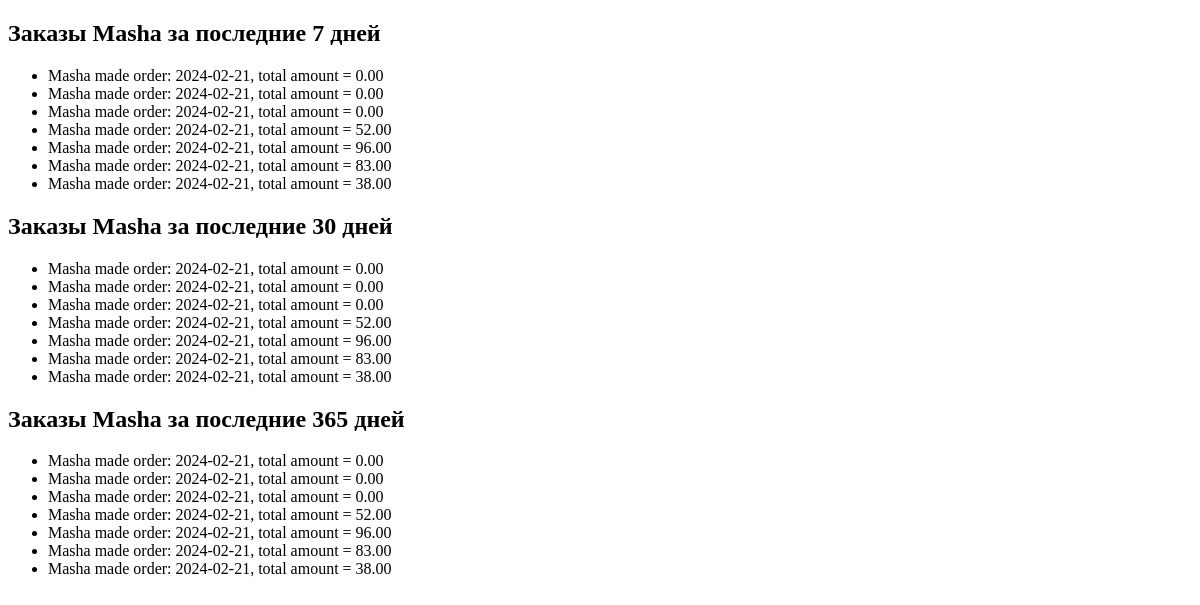
Before: /hw3/orders/2/ with the older database file.
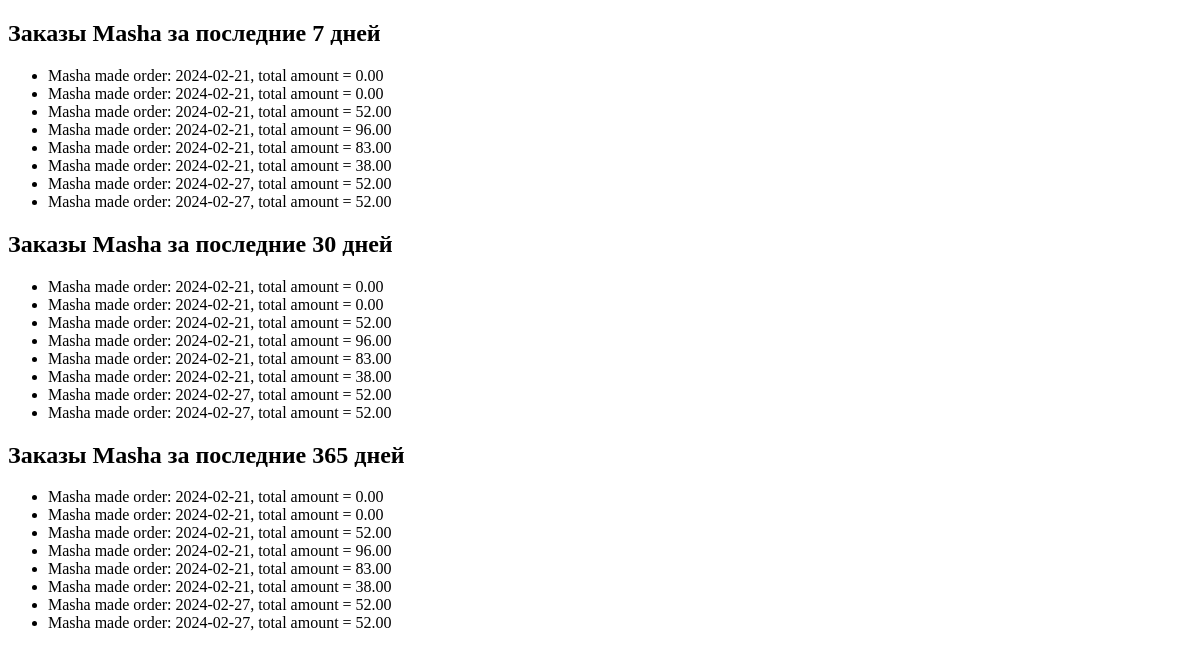
After: the same page with the newer database file.
### hw3app/models.py (models this page shows, shortened)
class Client(models.Model):
    name = models.CharField(max_length=100)
    email = models.EmailField()
    phone_number = models.IntegerField()
    address = models.CharField(max_length=100)
    registration_date = models.DateField(auto_now_add=True)

class Order(models.Model):
    customer = models.ForeignKey(Client, on_delete=models.CASCADE) #удалит все заказы
    products = models.ManyToManyField(Product)
    total_amount = models.DecimalField(max_digits=8, decimal_places=2)
    order_date = models.DateField(auto_now_add=True)
    def __str__(self):
        return f"{self.customer.name} made order: {self.order_date}, total amount = {self.total_amount}"

### hw3app/views.py (the view)
# urls.py: path('orders/<int:client_id>/', client_orders_seven),
def client_orders_seven(request, client_id):
    date = datetime.now()
    client = get_object_or_404(Client, pk=client_id)
    orders = Order.objects.filter(customer_id=client_id).order_by('order_date')
    return render(request, 'hw3app/orders.html', {'client': client,
                                                  'order': orders, 'day': (date.day - 7),
                                                  'month': (date.month - 1), 'year': (date.year - 1)})

### hw3app/templates/hw3app/orders.html (shortened to what this page needs)
<!DOCTYPE html>
<html lang="ru">
<head>
</head>
<body>
    <h2>Заказы {{ client.name }} за последние 7 дней</h2>
    <ul>
        {% for item in order %}
            {% if item.order_date.day > day %}
                <li>{{ item }}</li>
            {% else %}
                <li> {{ item }} </li>
            {% endif %}
        {% endfor %}
    </ul>
    <h2>Заказы {{ client.name }} за последние 30 дней </h2>
    <ul>
        {% for item in order %}
            {% if item.order_date.month > month %}
                <li>{{ item }}</li>
            {% else %}
                <li> {{ item }} </li>
            {% endif %}
        {% endfor %}
    </ul>
    <h2>Заказы {{ client.name }} за последние 365 дней</h2>
    <ul>
        {% for item in order %}
            {% if item.order_date.year > year %}
                <li>{{ item }}</li>
            {% else %}
                <li> {{ item }} </li>
            {% endif %}
        {% endfor %}
    </ul>
</body>
</html>

Changed rows visible on the page:
removed Order: customer+order_date+total_amount "Masha made order: 2024-02-21, total amount = 0.00"
added Order: customer+order_date+total_amount "Masha made order: 2024-02-27, total amount = 52.00"
added Order: customer+order_date+total_amount "Masha made order: 2024-02-27, total amount = 52.00"
